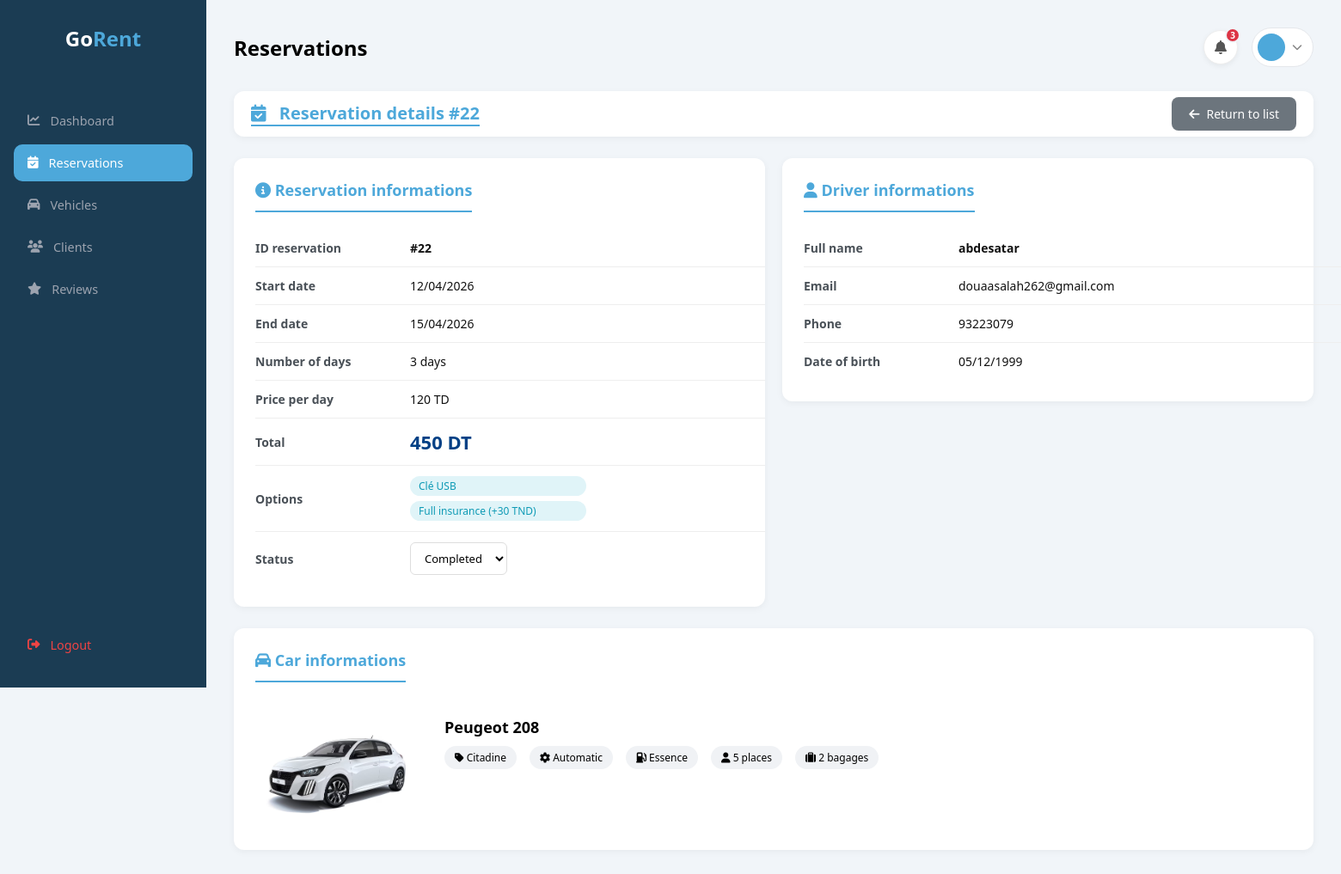
The page /admin/ad_reservation.php?view=22 on the database as committed earlier.
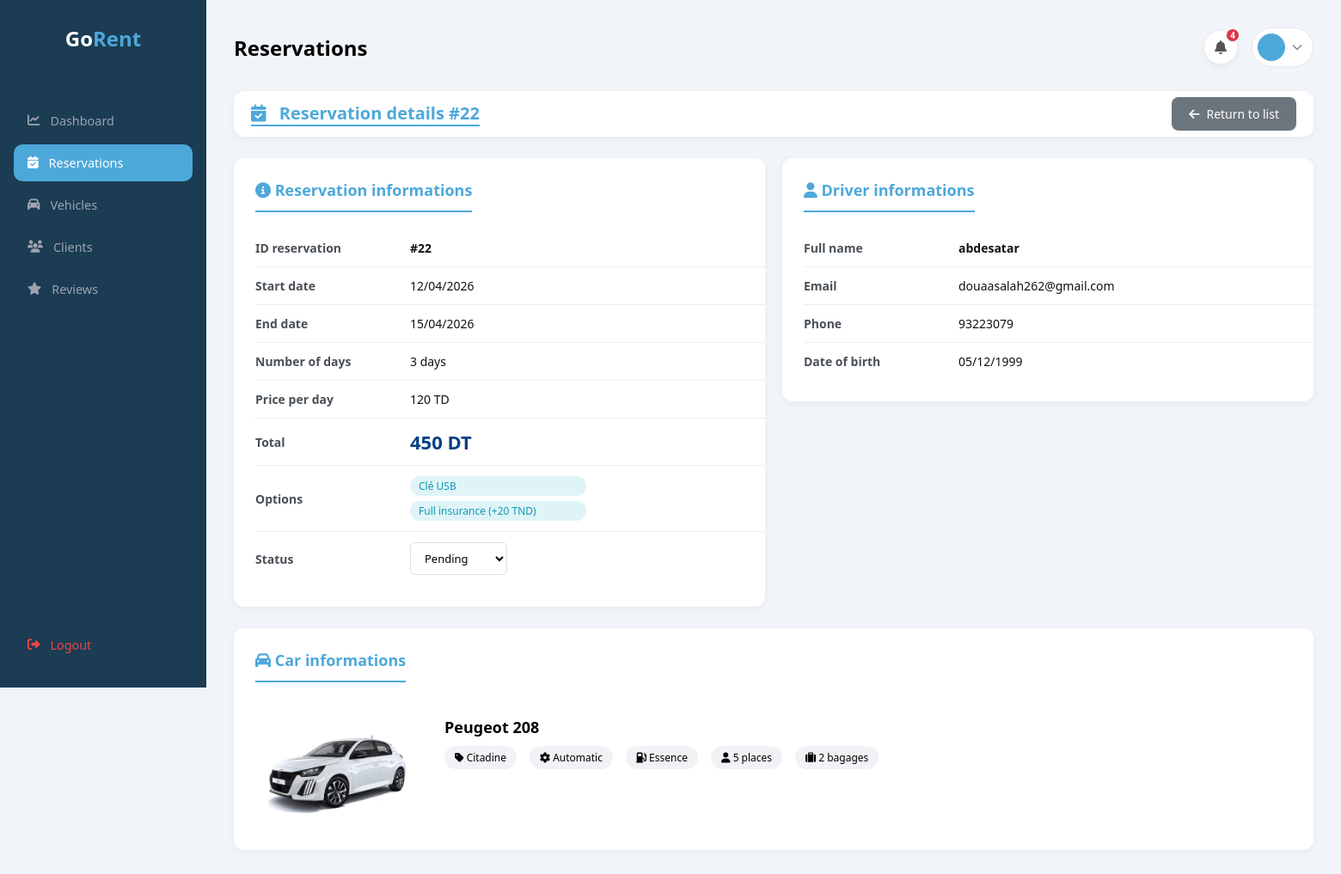
The same page on the database as committed later.
### tables this page shows
CREATE TABLE `reservation` (
  `id_reservation` int(11) NOT NULL,
  `id_client` int(11) NOT NULL,
  `id_voiture` int(11) NOT NULL,
  `date_reservation` timestamp NOT NULL DEFAULT current_timestamp(),
  `date_debut` date NOT NULL,
  `date_fin` date NOT NULL,
  `statut` varchar(20) DEFAULT 'En attente',
  `total` decimal(10,2) DEFAULT NULL,
  `telephone` varchar(20) DEFAULT NULL,
  `adresse` text DEFAULT NULL,
  `datenaiss` date DEFAULT NULL,
  `civility` varchar(10) DEFAULT NULL
);

CREATE TABLE `voitures` (
  `id` int(11) NOT NULL,
  `marque` varchar(20) NOT NULL,
  `modele` varchar(20) NOT NULL,
  `annee` int(11) NOT NULL,
  `imgfront` varchar(255) NOT NULL,
  `imginter` varchar(255) NOT NULL,
  `imgcote` varchar(255) NOT NULL,
  `type` varchar(20) NOT NULL,
  `boite` varchar(20) NOT NULL,
  `carburant` varchar(20) NOT NULL,
  `places` int(11) NOT NULL,
  `bagages` int(11) NOT NULL,
  `prix` decimal(6,0) NOT NULL
);

CREATE TABLE `options` (
  `id` int(11) NOT NULL,
  `nom` varchar(30) NOT NULL,
  `description` varchar(300) NOT NULL,
  `prix` decimal(5,2) NOT NULL,
  `est_inclus` tinyint(1) NOT NULL
);

CREATE TABLE `users` (
  `idclient` int(11) NOT NULL,
  `email` varchar(70) NOT NULL,
  `nom` varchar(100) NOT NULL,
  `motdepasse` varchar(100) NOT NULL,
  `created_at` timestamp NOT NULL DEFAULT current_timestamp() ON UPDATE current_timestamp()
);

### admin/ad_reservation.php (the view, shortened to what this page needs)
<?php
$conn = new mysqli("localhost", "root", "", "locationvoitures");
$view_id = isset($_GET['view']) ? (int) $_GET['view'] : 0;
$reservation = null;
if ($view_id > 0) {
    $detail_sql = "SELECT r.*, u.nom as client_nom, u.email as client_email, r.telephone, r.datenaiss,
                   v.marque, v.modele, v.prix as prix_jour, v.type, v.boite, v.carburant, v.places, v.bagages, v.imgfront
                   FROM reservation r
                   JOIN users u ON r.id_client = u.idclient
                   JOIN voitures v ON r.id_voiture = v.id
                   WHERE r.id_reservation = $view_id";
    $detail_result = $conn->query($detail_sql);
    $reservation = $detail_result->fetch_assoc();
}
$options_resa = [];
if ($view_id > 0) {
    $sql_opts = "SELECT o.nom, o.prix
                 FROM reservation_options ro
                 JOIN options o ON ro.idoption = o.id
                 WHERE ro.idreservation = $view_id";
    $res_opts = $conn->query($sql_opts);
    while ($opt = $res_opts->fetch_assoc()) {
        $options_resa[] = $opt;
    }
}
$notif_result = $conn->query("SELECT id_reservation, u.nom, v.marque, v.modele, r.date_debut
    FROM reservation r
    JOIN users u ON r.id_client = u.idclient
    JOIN voitures v ON r.id_voiture = v.id
    WHERE r.statut = 'Pending'
    ORDER BY r.id_reservation DESC");
$notif_count = $notif_result->num_rows;
?>
<!DOCTYPE html>
<html lang="fr">
<head>
    <link rel="stylesheet" href="styles/sidebar.css">
    <link rel="stylesheet" href="styles/ad_reservation.css">
    <link rel="stylesheet" href="https://cdnjs.cloudflare.com/ajax/libs/font-awesome/6.5.0/css/all.min.css">
</head>
<body>
    <div class="admin-layout">
        <aside class="sidebar">
            <?php include 'sidebar.php'; ?>
        </aside>
        <div class="main-content">
            <div class="admin-header">
                <h2>Reservations</h2>
                <div style="display:flex; align-items:center; gap:16px;">
                    <div class="notif-wrapper" id="notifWrapper">
                        <button class="notif-btn" onclick="toggleNotif()">
                            <i class="fa-solid fa-bell"></i>
                            <?php if ($notif_count > 0): ?>
                                <span class="notif-badge">
                                    <?php echo $notif_count; ?>
                                </span>
                            <?php endif; ?>
                        </button>
                    </div>
                    <div class="admin-profile">
                        <a href="profile.php" class="profile-btn">
                            <div class="profile-avatar">
                            </div>
                            <i class="fa-solid fa-chevron-down" style="font-size:0.75rem; color:#888;"></i>
                        </a>
                    </div>
                </div>
            </div>
            <?php if ($view_id > 0 && $reservation): ?>
                <div class="page-header">
                    <h1><i class="fas fa-calendar-check"></i> Reservation details #<?php echo $view_id; ?></h1>
                    <a href="ad_reservation.php" class="btn-back"><i class="fas fa-arrow-left"></i> Return to list</a>
                </div>
                <?php
                $date_debut = new DateTime($reservation['date_debut']);
                $date_fin = new DateTime($reservation['date_fin']);
                $days = $date_debut->diff($date_fin)->days;
                ?>
                <div class="detail-container">
                    <div class="detail-card" style="overflow:hidden;">
                        <h3><i class="fas fa-info-circle"></i> Reservation informations</h3>
                        <table class="detail-table" style="width:100%; word-break:break-word;">
                            <tr>
                                <td>ID reservation</td>
                                <td><strong>#<?php echo $reservation['id_reservation']; ?></strong></td>
                            </tr>
                            <tr>
                                <td>Start date</td>
                                <td><?php echo date('d/m/Y', strtotime($reservation['date_debut'])); ?></td>
                            </tr>
                            <tr>
                                <td>End date</td>
                                <td><?php echo date('d/m/Y', strtotime($reservation['date_fin'])); ?></td>
                            </tr>
                            <tr>
                                <td>Number of days</td>
                                <td><?php echo $days; ?> days</td>
                            </tr>
                            <tr>
                                <td>Price per day</td>
                                <td><?php echo number_format($reservation['prix_jour'], 0); ?> TD</td>
                            </tr>
                            <tr>
                                <td>Total</td>
                                <td class="total-amount"><?php echo number_format($reservation['total'], 0); ?> DT</td>
                            </tr>
                            <tr>
                                <td>Options</td>
                                <td>
                                    <?php if (!empty($options_resa)): ?>
                                        <div class="options-container">
                                            <?php foreach ($options_resa as $opt): ?>
                                                <span class="option-badge">
                                                    <?php echo htmlspecialchars($opt['nom']); ?>
                                                    <?php if ($opt['prix'] > 0): ?>
                                                        (+<?php echo number_format($opt['prix'], 0); ?> TND)
                                                    <?php endif; ?>
                                                </span>
                                            <?php endforeach; ?>
                                        </div>
                                    <?php else: ?>
                                        <span style="color:#aaa;">No options</span>
                                    <?php endif; ?>
                                </td>
                            </tr>
                            <tr>
                                <td>Status</td>
                                <td>
                                    <form method="POST" action="ad_reservation.php?view=<?php echo $view_id; ?>"
                                        style="display: inline;">
                                        <select name="statut" class="statut-select" onchange="this.form.submit()">
                                            <option value="Pending" <?php echo $reservation['statut'] == 'Pending' ? 'selected' : ''; ?>>Pending</option>
                                            <option value="Completed" <?php echo $reservation['statut'] == 'Completed' ? 'selected' : ''; ?>>Completed</option>
                                        </select>
                                    </form>
                                </td>
                            </tr>
                        </table>
                    </div>
                    <div class="detail-card">
                        <h3><i class="fas fa-user"></i> Driver informations</h3>
                        <table class="detail-table">
                            <tr>
                                <td>Full name</td>
                                <td><strong><?php echo htmlspecialchars($reservation['client_nom']); ?></strong></td>
                            </tr>
                            <tr>
                                <td>Email</td>
                                <td><?php echo htmlspecialchars($reservation['client_email']); ?></td>
                            </tr>
                            <tr>
                                <td>Phone</td>
                                <td><?php echo htmlspecialchars($reservation['telephone']); ?></td>
                            </tr>
                            <tr>
                                <td>Date of birth</td>
                                <td><?php echo date('d/m/Y', strtotime($reservation['datenaiss'])); ?></td>
                            </tr>
                        </table>
                    </div>
                </div>
                <div class="detail-card" style="margin-top: 25px;">
                    <h3><i class="fas fa-car"></i> Car informations</h3>
                    <div class="vehicle-card">
                        <img src="../<?php echo htmlspecialchars($reservation['imgfront']); ?>">
                        <div class="vehicle-info">
                            <h4><?php echo htmlspecialchars($reservation['marque'] . ' ' . $reservation['modele']); ?></h4>
                            <div class="vehicle-specs">
                                <span><i class="fas fa-tag"></i> <?php echo $reservation['type']; ?></span>
                                <span><i class="fas fa-gear"></i> <?php echo $reservation['boite']; ?></span>
                                <span><i class="fas fa-gas-pump"></i> <?php echo $reservation['carburant']; ?></span>
                                <span><i class="fas fa-user"></i> <?php echo $reservation['places']; ?> places</span>
                                <span><i class="fas fa-suitcase"></i> <?php echo $reservation['bagages']; ?> bagages</span>
                            </div>
                        </div>
                    </div>
                </div>
            <?php endif; ?>
        </div>
    </div>
</body>
</html>

### admin/sidebar.php
<?php $current = basename($_SERVER['PHP_SELF']); ?>
<div class="sidebar-logo">
    <center>
        <h2>Go<span>Rent</span></h2>
    </center>
</div>
<br>
<nav class="sidebar-nav">
    <a href="dashboard.php" class="nav-item <?php echo $current == 'dashboard.php' ? 'active' : ''; ?>">
        <i class="fa-solid fa-chart-line"></i> Dashboard
    </a>
    <a href="ad_reservation.php" class="nav-item <?php echo $current == 'ad_reservation.php' ? 'active' : ''; ?>">
        <i class="fa-solid fa-calendar-check"></i> Reservations
    </a>
    <a href="admi_car.php" class="nav-item <?php echo $current == 'admi_car.php' ? 'active' : ''; ?>">
        <i class="fa-solid fa-car"></i> Vehicles
    </a>
    <a href="clients.php" class="nav-item <?php echo $current == 'clients.php' ? 'active' : ''; ?>">
        <i class="fa-solid fa-users"></i> Clients
    </a>
    <a href="reviews.php" class="nav-item <?php echo $current == 'reviews.php' ? 'active' : ''; ?>">
        <i class="fa-solid fa-star"></i> Reviews
    </a>
</nav>
<a href="logout.php" class="sidebar-logout">
    <i class="fa-solid fa-right-from-bracket"></i> Logout
</a>

### admin/styles/sidebar.css (style rules this page uses)
* { margin: 0; padding: 0; box-sizing: border-box; font-family: 'Segoe UI', sans-serif; }
body { background: #f1f5f9; }
.admin-layout { display: flex; min-height: 100vh; }
.sidebar { width: 240px; background: #1B3C53; display: flex; flex-direction: column; padding: 28px 16px; position: fixed; top: 0; left: 0; height: 100vh; }
.sidebar-logo h2 { color: #fff; font-size: 1.5rem; font-weight: 800; }
.sidebar-logo h2 span { color: #4DA8DA; }
.sidebar-nav { display: flex; flex-direction: column; gap: 6px; flex: 1; margin-top: 32px; }
.nav-item { display: flex; align-items: center; gap: 12px; padding: 12px 16px; border-radius: 10px; color: #9ca3af; text-decoration: none; font-size: 0.9rem; transition: all 0.2s; }
.nav-item:hover, .nav-item.active { background: #4DA8DA; color: #fff; }
.sidebar-logout { display: flex; align-items: center; gap: 12px; padding: 12px 16px; border-radius: 10px; color: #ef4444; text-decoration: none; font-size: 0.9rem; transition: background 0.2s; }
.admin-header { display: flex; justify-content: space-between; align-items: center; margin-bottom: 28px; }
.profile-btn { display: flex; align-items: center; gap: 8px; background: #fff; border: 1px solid #e5e7eb; border-radius: 50px; padding: 6px 12px 6px 6px; text-decoration: none; transition: background 0.2s; cursor: pointer; }
.profile-avatar { width: 32px; height: 32px; border-radius: 50%; background: #4DA8DA; color: #fff; display: flex; align-items: center; justify-content: center; font-size: 0.9rem; font-weight: 700; }

Rows that differ between the two databases and show on the page:
changed reservation "Peugeot 208": statut "Completed" → "Pending"; id_voiture "3" → (not shown)
changed options "Full insurance": prix "30" → "20"
Other text that changed with them:
$notif_count: (not shown) → "4"
